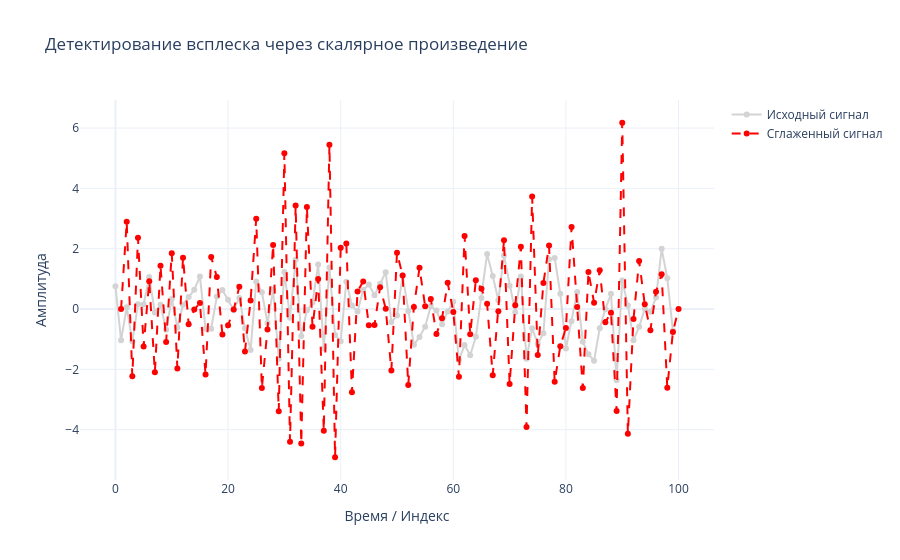

This figure's notebook cell:
### Code cell
# Это классический оператор Лапласа. Он идеально находит «переломы» в данных, полностью игнорируя плавные линии.
core = np.array([1,-2, 1])
# core = core / np.sum(core)

N = 100
signal = np.random.randn(N)

get_smoothed(core, signal)
